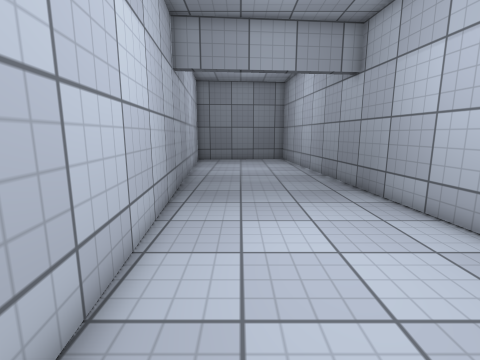
view 1 (above)

13 first-person views from a walk through a 3-D level made in the Unity game engine. The camera is 1.2 m above the floor, tilts 10° down and sees 85° across. The floor is counted in squares, 0.5 m on a side. Each view is taken from the middle of a square. On the plan, view 1 faces up. The plan holds only what a view shows up to about 18 squares ahead; the rest is blank. The place goes on beyond the plan. The player is left out. Surface patterns are stand-ins for the level's own textures.

view 2
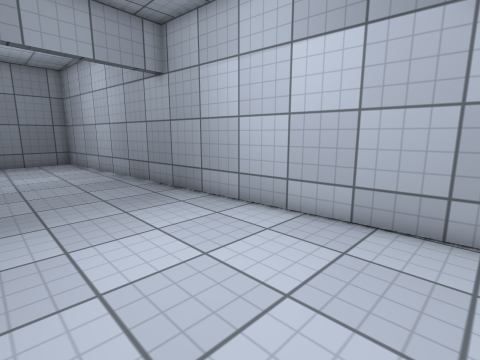

view 3
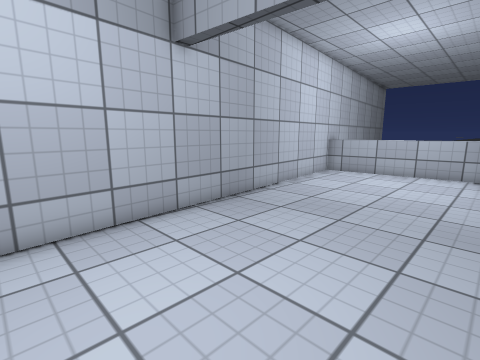

view 4
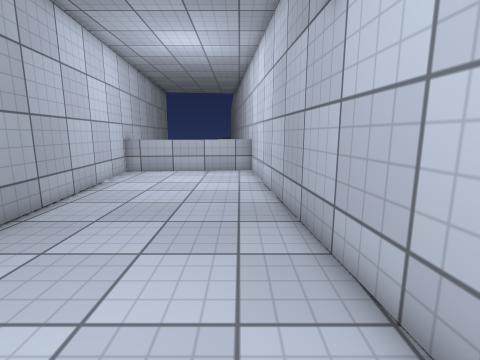

view 5
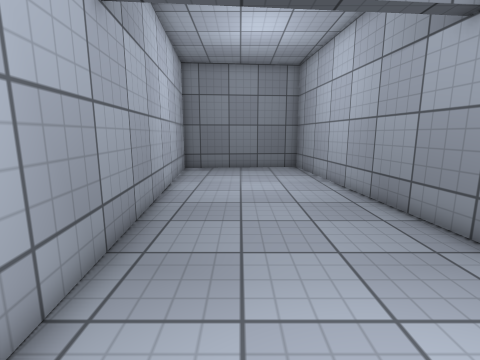

view 6
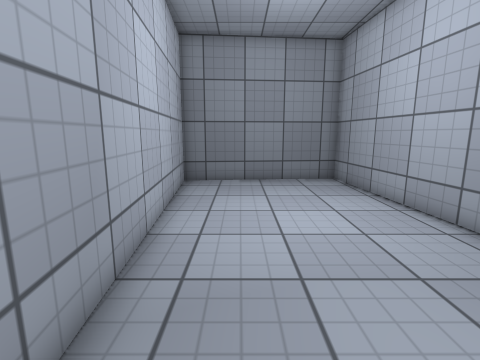

view 7
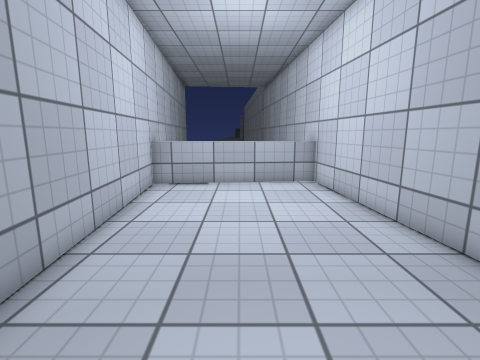

view 8
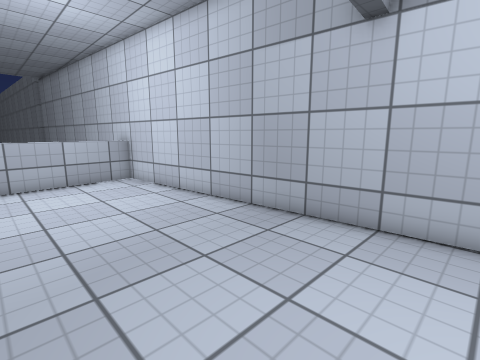

view 9
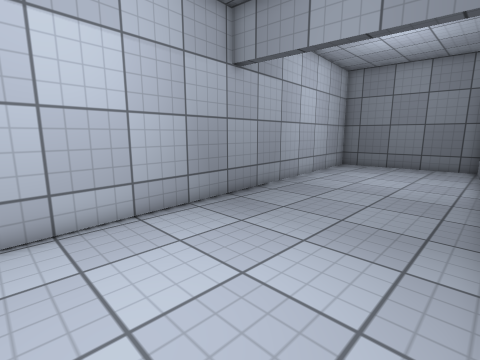

view 10
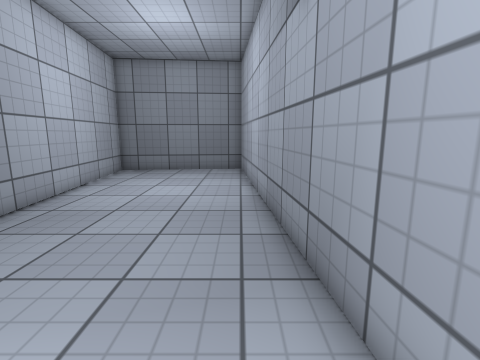

view 11
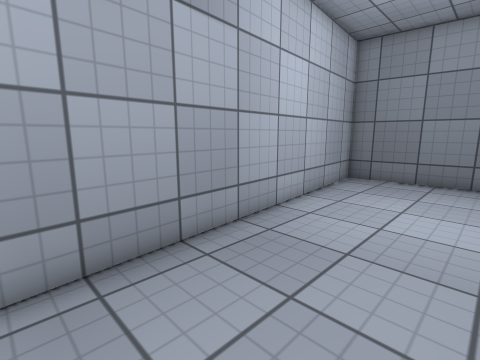

view 12
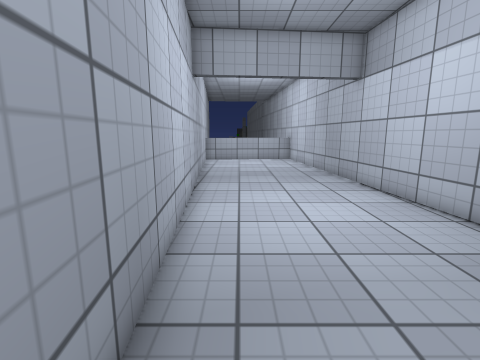

view 13
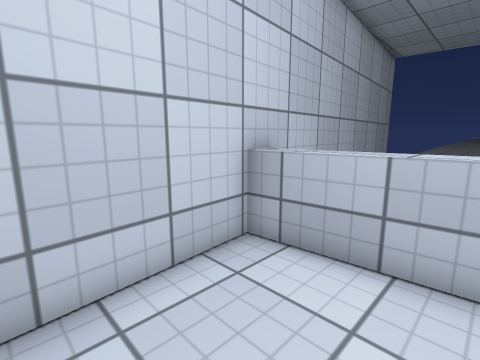

### Floor plan
Key: @ floor where view 1 was taken; # wall or solid block; . floor; ^ raised ledge.
Columns run from 4 left of view 1 to 8 right of it. Each row starts with its distance up from view 1.
 25  ########
 24 ### ....#
 23 #.......#
 22 #.......#
 21 #.......##
 20 ##.......#
 19  #.......#
 18  #.......#
 17  #.......#
 16  #.......#
 15  #.......#
 14  #.......#
 13  #.......#
 12  #.......#
 11  #.......#
 10  #.......##
  9  #.......##
  8  ##.......#
  7  ##.......#
  6   #.......#
  5   #.......#
  4   #.......#
  3   #.......#
  2   #.......#
  1   #.......#
  0   #.@.....#
 -1   #.......#
 -2   #.......##
 -3   ##.......#
 -4   ##.......#
 -5    #.......#
 -6    #.......#
 -7    #.......#
 -8    #.......#
 -9    #.......#
-10    #.......#
-11    #^^^^^^^^
-12    #^^ ^^. #
-13    #       ##

Where each view was taken, in squares from view 1:
view 1: 0 up, 0 right, facing up
view 2: 1 up, 1 left, facing up-right
view 3: 6 up, 1 left, facing down-right
view 4: 6 up, 0 right, facing down
view 5: 6 up, 0 right, facing up
view 6: 11 up, 1 left, facing up
view 7: 2 up, 3 right, facing down
view 8: 3 up, 5 right, facing down-left
view 9: 4 up, 5 right, facing up-left
view 10: 7 up, 4 right, facing up
view 11: 10 up, 2 right, facing up-left
view 12: 14 up, 4 right, facing down
view 13: 6 down, 3 right, facing down-right
